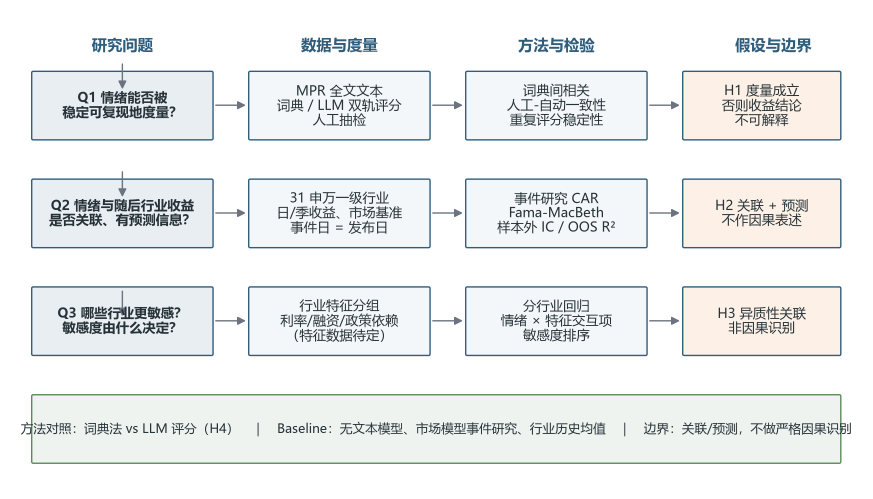
#> input picture paper_v2/figures/fig01_research_framework.png, 2617 x 1496 px, found by its file name (shown at 1/3 size)
$ python prepare_figures.py
#> lines starting #> are read from the running program, lines starting #| are printed output that depends on the picture
"""Prepare manuscript figures without changing the archived source images."""

import csv
import hashlib
import json
from datetime import datetime
from pathlib import Path

import matplotlib
matplotlib.use("Agg")
import matplotlib.pyplot as plt
import matplotlib.dates as mdates
import numpy as np
from PIL import Image


ROOT = Path(__file__).resolve().parent
OUT = ROOT / "figures"
OUT.mkdir(exist_ok=True)
SOURCE = ROOT.parent / "图表" / "figures"
TOP_CROPS = {
    "fig01_research_framework.png": 100,
    "fig14_event_study_car.png": 65,
    "fig09_risk_return.png": 95,
}
BOTTOM_CROPS = {"fig14_event_study_car.png": 52}
manifest = []
for name, top in TOP_CROPS.items():
    path = SOURCE / name
    image = Image.open(path)
#> image is the input picture: PIL image 2617x1496 RGBA; mean R, G, B, A 235.7, 238.2, 238.5, 255
    bottom = BOTTOM_CROPS.get(name, 0)
    image.crop((0, top, image.width, image.height - bottom)).save(OUT / name)
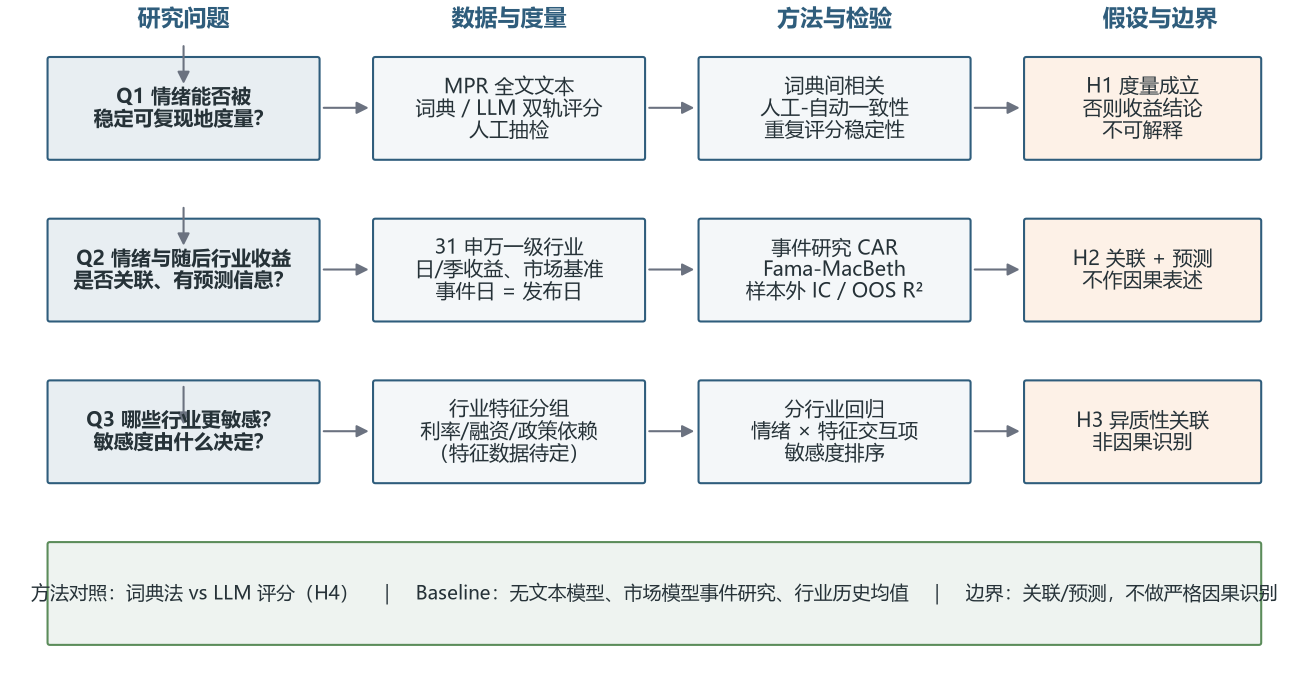
#> saved as fig01_research_framework.png: PIL image 2617x1396 RGBA (shown at 1/2 size); mean R, G, B, A 234.4, 237, 237.3, 255
    manifest.append({"input": str(path.relative_to(ROOT.parent)),
                     "sha256": hashlib.sha256(path.read_bytes()).hexdigest(),
                     "output": "figures/" + name, "removed_top_pixels": top,
                     "removed_bottom_pixels": bottom})
#> pass 2 of the loop `for name, top in TOP_CROPS.items():`:
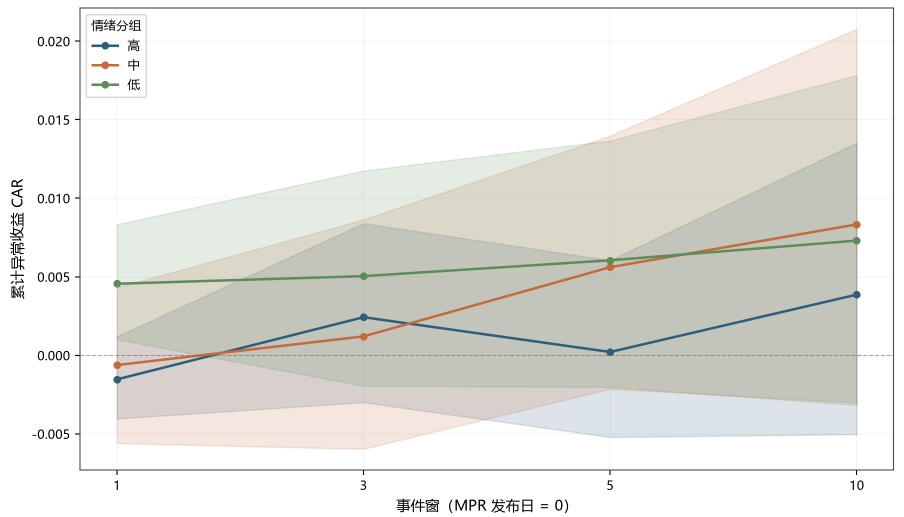
#> input picture paper_v2/figures/fig14_event_study_car.png, 1807 x 1034 px, found by its file name (shown at 1/2 size)
#> image is the input picture: PIL image 1807x1034 RGBA; mean R, G, B, A 230.4, 230.1, 225.4, 255
#> `image.crop((0, top, image.width, image.height - bottom)).save(OUT / na..`:
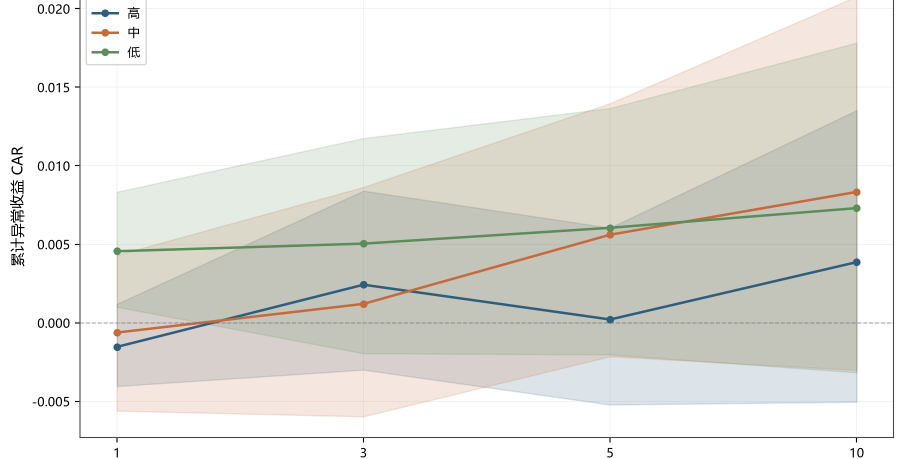
#> saved as fig14_event_study_car.png: PIL image 1807x917 RGBA (shown at 1/2 size); mean R, G, B, A 228.2, 227.9, 222.6, 255
#> pass 3 of the loop `for name, top in TOP_CROPS.items():`:
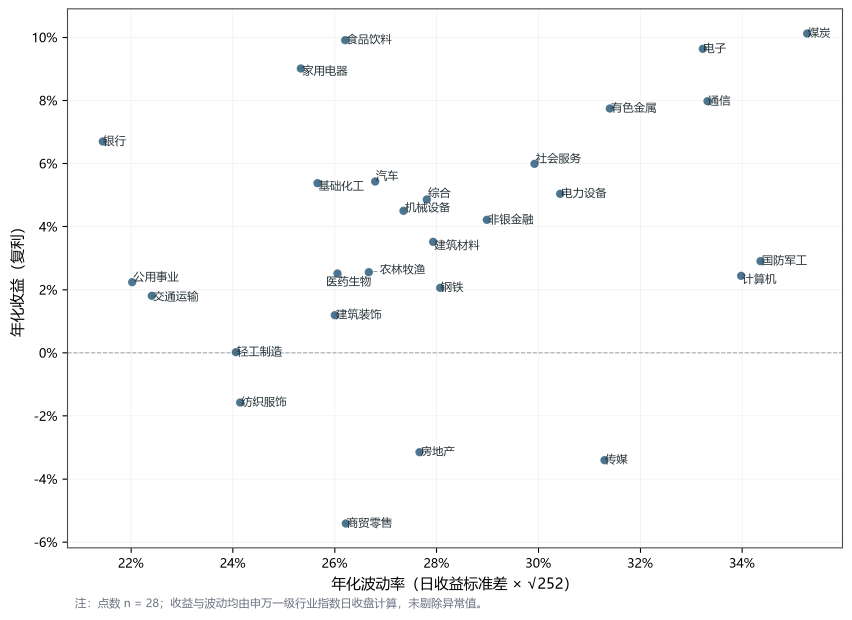
#> input picture paper_v2/figures/fig09_risk_return.png, 2556 x 1860 px, found by its file name (shown at 1/3 size)
#> image is the input picture: PIL image 2556x1860 RGBA; mean R, G, B, A 250.1, 250.3, 250.5, 255
#> `image.crop((0, top, image.width, image.height - bottom)).save(OUT / na..`:
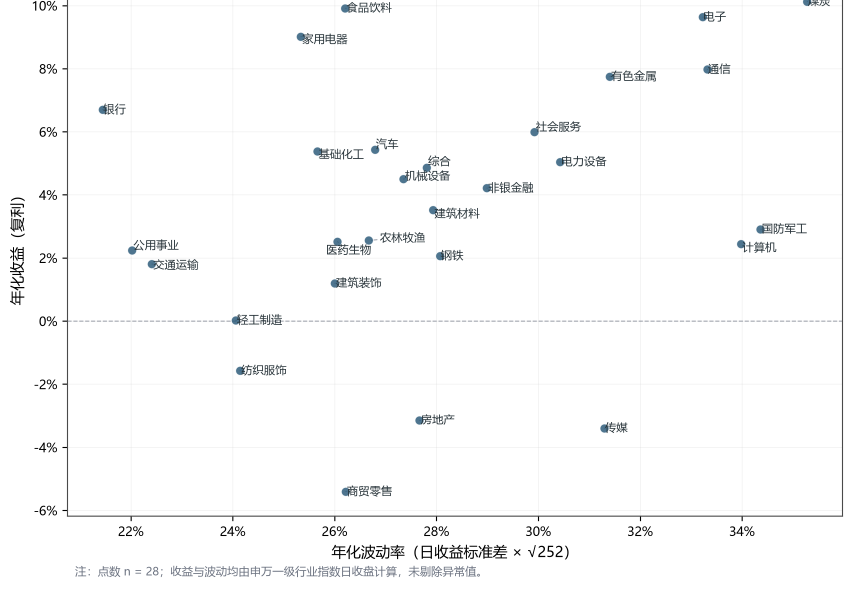
#> saved as fig09_risk_return.png: PIL image 2556x1765 RGBA (shown at 1/3 size); mean R, G, B, A 250.2, 250.4, 250.6, 255

plt.rcParams.update({"font.family": "Microsoft YaHei", "font.size": 10,
                     "axes.unicode_minus": False, "pdf.fonttype": 42})

datafile = ROOT.parent / "experiments/E1/sentiment_dictionary_full.csv"
with datafile.open(encoding="utf-8-sig", newline="") as stream:
#> (reads experiments/E1/sentiment_dictionary_full.csv from the repository)
    rows = sorted(
        (row for row in csv.DictReader(stream) if row["dictionary"] == "ntusd_simplified"),
        key=lambda row: row["publication_date"],
    )
dates = [datetime.fromisoformat(row["publication_date"]) for row in rows]
scores = np.array([float(row["sentiment_score"]) for row in rows])
coverage = [float(row["pos_neg_coverage"]) for row in rows]
# Match the paper's 0.88 fraction of the 164 mm text width.
with plt.rc_context({"font.size": 8}):
    figure, (tone, hits) = plt.subplots(
        2, 1, figsize=(144.32 / 25.4, 82 / 25.4), sharex=True,
        gridspec_kw={"height_ratios": [2.5, 1]}, layout="constrained",
    )
    tone.axhline(0, color="#6b7280", linestyle="--", linewidth=0.7)
    tone.plot(dates, scores, color="#2f5d7c", linewidth=1.2)
    tone.fill_between(dates, scores, 0, where=scores >= 0,
                      color="#2f5d7c", alpha=0.25, interpolate=True)
    tone.fill_between(dates, scores, 0, where=scores < 0,
                      color="#c46a3d", alpha=0.25, interpolate=True)
    tone.set_ylabel("词频情绪得分（NTUSD 简体）")
    hits.bar(dates, coverage, width=20, color="#5b8c5a", alpha=0.85)
    hits.set_ylabel("正负词\n覆盖率")
    hits.set_xlabel("报告发布日期")
    hits.yaxis.set_major_formatter(plt.FuncFormatter(lambda value, _: f"{value:.0%}"))
    hits.xaxis.set_major_locator(mdates.YearLocator(2))
    hits.xaxis.set_major_formatter(mdates.DateFormatter("%Y"))
    hits.margins(x=0.035)
    for axis in (tone, hits):
        axis.grid(color="#e3e3e3", linewidth=0.5)
        axis.set_axisbelow(True)
        axis.spines[["top", "right"]].set_visible(False)
    figure.align_ylabels((tone, hits))
    figure.savefig(OUT / "fig13_sentiment.png", dpi=500)
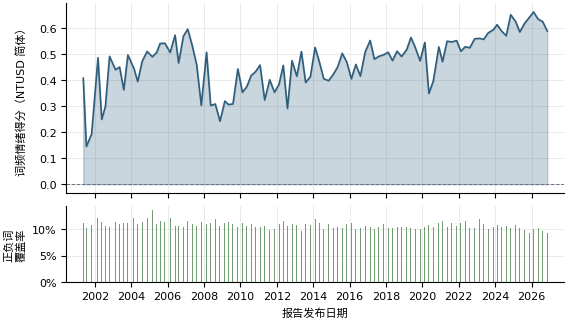
#> figure drawn by matplotlib, 2 panels; panel 2: tallest bar 0.137 high, from x = 12832 to 12852
    plt.close(figure)
manifest.append({"input": str(datafile.relative_to(ROOT.parent)),
                 "sha256": hashlib.sha256(datafile.read_bytes()).hexdigest(),
                 "output": "figures/fig13_sentiment.png",
                 "columns": ["publication_date", "sentiment_score", "pos_neg_coverage"],
                 "filter": {"dictionary": "ntusd_simplified"}, "rows": len(rows)})

datafile = ROOT.parent / "experiments/E5/e5_heterogeneity.csv"
#> (the run stopped early here; a loop or call above may not have finished)
